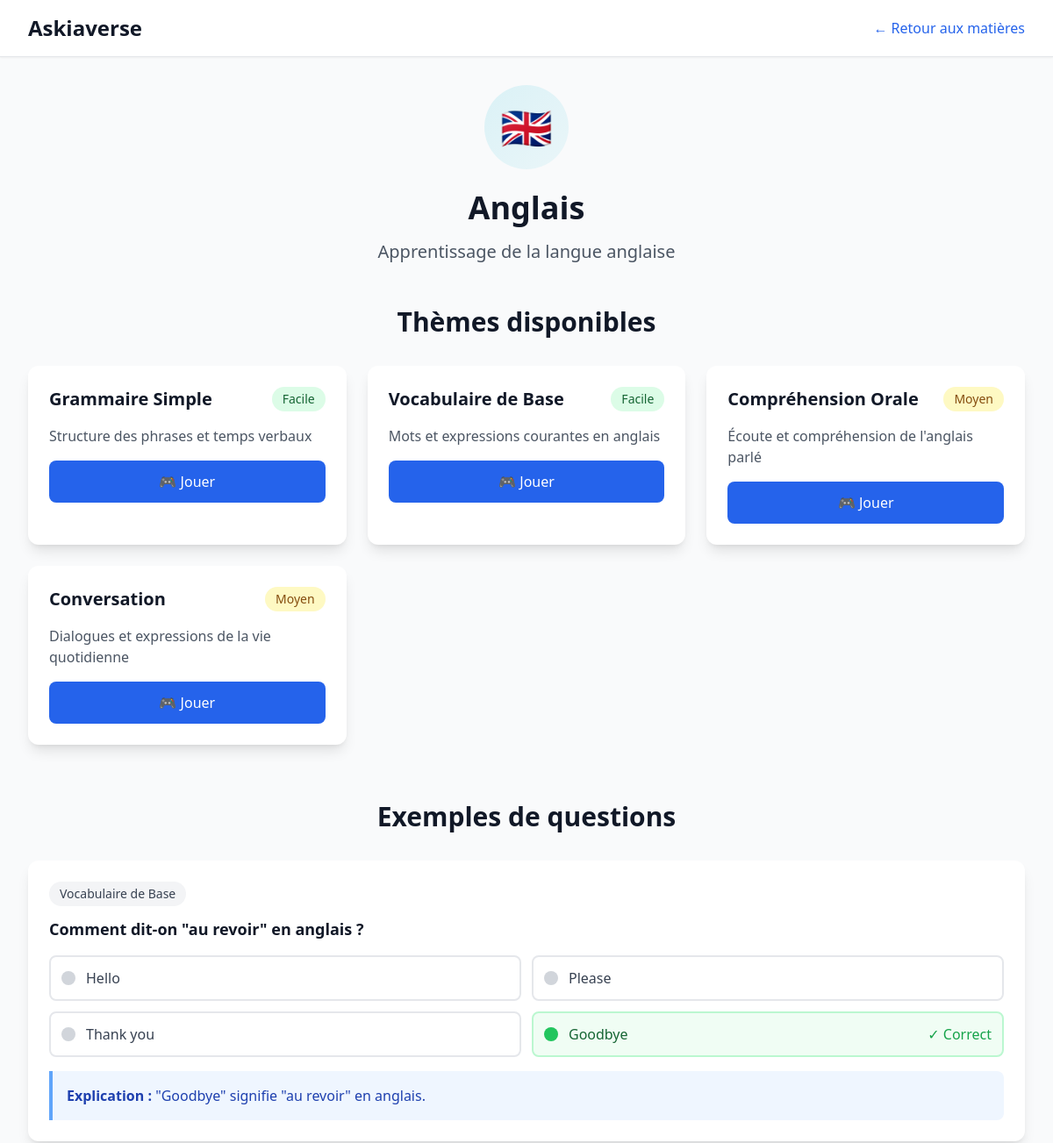
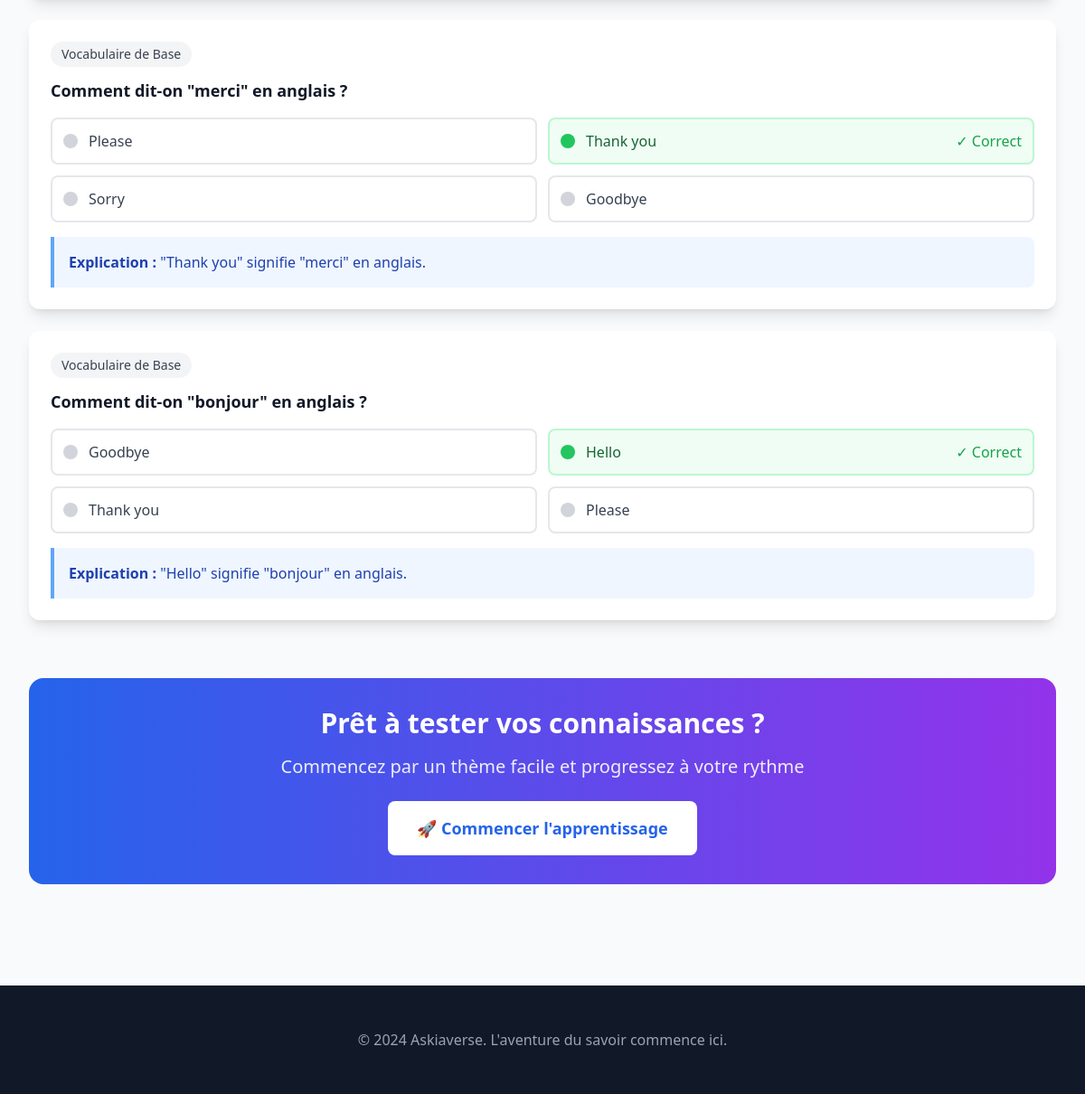
The app's page /simple-subject.php?id=6 with its own data (2 pictures, top to bottom).
### tables this page shows
CREATE TABLE IF NOT EXISTS `subjects` (
  `id` int(11) NOT NULL AUTO_INCREMENT,
  `name` varchar(100) NOT NULL,
  `description` text DEFAULT NULL,
  `icon` varchar(10) DEFAULT NULL,
  `color` varchar(7) DEFAULT NULL,
  `created_at` timestamp NULL DEFAULT CURRENT_TIMESTAMP,
  PRIMARY KEY (`id`),
  UNIQUE KEY `name` (`name`)
);

CREATE TABLE IF NOT EXISTS `themes` (
  `id` int(11) NOT NULL AUTO_INCREMENT,
  `name` varchar(100) NOT NULL,
  `description` text DEFAULT NULL,
  `subject_id` int(11) NOT NULL,
  `difficulty` enum('facile','moyen','difficile') DEFAULT 'facile',
  `created_at` timestamp NULL DEFAULT CURRENT_TIMESTAMP,
  PRIMARY KEY (`id`),
  KEY `subject_id` (`subject_id`),
  CONSTRAINT `themes_ibfk_1` FOREIGN KEY (`subject_id`) REFERENCES `subjects` (`id`) ON DELETE CASCADE
);

CREATE TABLE IF NOT EXISTS `questions` (
  `id` int(11) NOT NULL AUTO_INCREMENT,
  `question` text NOT NULL,
  `options` json NOT NULL,
  `correct_answer` int(11) NOT NULL,
  `explanation` text DEFAULT NULL,
  `theme_id` int(11) NOT NULL,
  `difficulty` enum('facile','moyen','difficile') DEFAULT 'facile',
  `points` int(11) DEFAULT 10,
  `created_at` timestamp NULL DEFAULT CURRENT_TIMESTAMP,
  PRIMARY KEY (`id`),
  KEY `theme_id` (`theme_id`),
  CONSTRAINT `questions_ibfk_1` FOREIGN KEY (`theme_id`) REFERENCES `themes` (`id`) ON DELETE CASCADE
);

### public/simple-subject.php (the view, shortened to what this page needs)
<?php
$subjectId = $_GET['id'] ?? 1;
try {
    $host = '127.0.0.1';
    $port = 3306;
    $dbname = 'askiaverse';
    $username = 'root';
    $password = '';
    $dsn = "mysql:host={$host};port={$port};dbname={$dbname};charset=utf8mb4";
    $options = [
        PDO::ATTR_ERRMODE            => PDO::ERRMODE_EXCEPTION,
        PDO::ATTR_DEFAULT_FETCH_MODE => PDO::FETCH_ASSOC,
        PDO::ATTR_EMULATE_PREPARES   => false,
    ];
    $pdo = new PDO($dsn, $username, $password, $options);
    $sql = "SELECT * FROM subjects WHERE id = ?";
    $stmt = $pdo->prepare($sql);
    $stmt->execute([$subjectId]);
    $subject = $stmt->fetch(PDO::FETCH_ASSOC);
    if (!$subject) {
        $error = "Matière non trouvée";
    } else {
        $sql = "SELECT * FROM themes WHERE subject_id = ? ORDER BY difficulty, name";
        $stmt = $pdo->prepare($sql);
        $stmt->execute([$subjectId]);
        $themes = $stmt->fetchAll(PDO::FETCH_ASSOC);
        $sql = "
            SELECT
                q.*,
                t.name as theme_name
            FROM questions q
            JOIN themes t ON q.theme_id = t.id
            WHERE t.subject_id = ?
            ORDER BY RAND()
            LIMIT 5
        ";
        $stmt = $pdo->prepare($sql);
        $stmt->execute([$subjectId]);
        $questions = $stmt->fetchAll(PDO::FETCH_ASSOC);
    }
} catch (Exception $e) {
    $error = $e->getMessage();
}
?>
<!DOCTYPE html>
<html lang="fr" class="h-full">
<head>
    <script src="https://cdn.tailwindcss.com"></script>
</head>
<body class="bg-gray-50">
    <header class="bg-white shadow-sm border-b">
        <div class="max-w-7xl mx-auto px-4 sm:px-6 lg:px-8">
            <div class="flex justify-between items-center py-4">
                <div class="flex items-center">
                    <?php if (isset($_SESSION['user_id'])): ?>
                        <a href="http://localhost:8000/user-dashboard.php" class="text-2xl font-bold text-gray-900 hover:text-blue-600">Askiaverse</a>
                    <?php else: ?>
                        <a href="http://localhost:8000/" class="text-2xl font-bold text-gray-900 hover:text-blue-600">Askiaverse</a>
                    <?php endif; ?>
                </div>
                <nav class="flex space-x-4">
                    <a href="http://localhost:8000/simple-subjects.php" class="text-blue-600 font-medium">← Retour aux matières</a>
                </nav>
            </div>
        </div>
    </header>
    <main class="max-w-7xl mx-auto px-4 sm:px-6 lg:px-8 py-8">
        <?php if (isset($error)): ?>
        <div class="bg-red-100 border border-red-400 text-red-700 px-4 py-3 rounded mb-6">
            <strong>Erreur:</strong> <?= htmlspecialchars($error) ?>
        </div>
        <?php elseif (isset($subject)): ?>
        <div class="text-center mb-12">
            <div class="inline-flex items-center justify-center w-24 h-24 rounded-full mb-6"
                 style="background: linear-gradient(135deg, <?= $subject['color'] ?>20, <?= $subject['color'] ?>10);">
                <span class="text-5xl"><?= $subject['icon'] ?></span>
            </div>
            <h1 class="text-4xl font-bold text-gray-900 mb-4"><?= htmlspecialchars($subject['name']) ?></h1>
            <p class="text-xl text-gray-600 max-w-3xl mx-auto"><?= htmlspecialchars($subject['description']) ?></p>
        </div>
        <div class="mb-16">
            <h2 class="text-3xl font-bold text-gray-900 mb-8 text-center">Thèmes disponibles</h2>
            <div class="grid grid-cols-1 md:grid-cols-2 lg:grid-cols-3 gap-6">
                <?php foreach ($themes as $theme): ?>
                <div class="bg-white rounded-xl shadow-lg p-6 hover:shadow-xl transition-shadow duration-300">
                    <div class="flex items-center justify-between mb-4">
                        <h3 class="text-xl font-bold text-gray-900"><?= htmlspecialchars($theme['name']) ?></h3>
                        <span class="px-3 py-1 rounded-full text-sm font-medium
                            <?= $theme['difficulty'] === 'facile' ? 'bg-green-100 text-green-800' :
                                ($theme['difficulty'] === 'moyen' ? 'bg-yellow-100 text-yellow-800' : 'bg-red-100 text-red-800') ?>">
                            <?= ucfirst($theme['difficulty']) ?>
                        </span>
                    </div>
                    <p class="text-gray-600 mb-4"><?= htmlspecialchars($theme['description']) ?></p>
                    <a href="http://localhost:8000/quiz.php?theme_id=<?= $theme['id'] ?>" class="w-full bg-blue-600 text-white px-4 py-3 rounded-lg hover:bg-blue-700 transition-colors duration-200 font-medium text-center block">
                        🎮 Jouer
                    </a>
                </div>
                <?php endforeach; ?>
            </div>
        </div>
        <?php if (!empty($questions)): ?>
        <div class="mb-16">
            <h2 class="text-3xl font-bold text-gray-900 mb-8 text-center">Exemples de questions</h2>
            <div class="space-y-6">
                <?php foreach ($questions as $question): ?>
                <div class="bg-white rounded-xl shadow-lg p-6">
                    <div class="mb-4">
                        <span class="inline-block bg-gray-100 text-gray-700 px-3 py-1 rounded-full text-sm font-medium mb-3">
                            <?= htmlspecialchars($question['theme_name']) ?>
                        </span>
                        <h3 class="text-lg font-semibold text-gray-900"><?= htmlspecialchars($question['question']) ?></h3>
                    </div>
                    <div class="grid grid-cols-1 md:grid-cols-2 gap-3 mb-4">
                        <?php
                        $options = json_decode($question['options'], true);
                        $correctAnswer = $question['correct_answer'];
                        foreach ($options as $index => $option):
                        ?>
                        <div class="flex items-center p-3 rounded-lg border-2
                            <?= $index === $correctAnswer ? 'border-green-200 bg-green-50' : 'border-gray-200 hover:border-gray-300' ?>">
                            <div class="w-4 h-4 rounded-full mr-3
                                <?= $index === $correctAnswer ? 'bg-green-500' : 'bg-gray-300' ?>"></div>
                            <span class="<?= $index === $correctAnswer ? 'text-green-800 font-medium' : 'text-gray-700' ?>">
                                <?= htmlspecialchars($option) ?>
                            </span>
                            <?php if ($index === $correctAnswer): ?>
                            <span class="ml-auto text-green-600 font-medium">✓ Correct</span>
                            <?php endif; ?>
                        </div>
                        <?php endforeach; ?>
                    </div>
                    <?php if ($question['explanation']): ?>
                    <div class="bg-blue-50 border-l-4 border-blue-400 p-4 rounded-r-lg">
                        <p class="text-blue-800">
                            <strong>Explication :</strong> <?= htmlspecialchars($question['explanation']) ?>
                        </p>
                    </div>
                    <?php endif; ?>
                </div>
                <?php endforeach; ?>
            </div>
        </div>
        <?php endif; ?>
        <div class="text-center">
            <div class="bg-gradient-to-r from-blue-600 to-purple-600 rounded-2xl p-8 text-white">
                <h2 class="text-3xl font-bold mb-4">Prêt à tester vos connaissances ?</h2>
                <p class="text-xl mb-6 opacity-90">
                    Commencez par un thème facile et progressez à votre rythme
                </p>
                <a href="http://localhost:8000/" class="bg-white text-blue-600 px-8 py-4 rounded-lg text-lg font-bold hover:bg-gray-100 transition-colors duration-200 inline-block">
                    🚀 Commencer l'apprentissage
                </a>
            </div>
        </div>
        <?php endif; ?>
    </main>
    <footer class="bg-gray-900 text-white py-12 mt-20">
        <div class="max-w-7xl mx-auto px-4 sm:px-6 lg:px-8 text-center">
            <p class="text-gray-400">
                © 2024 Askiaverse. L'aventure du savoir commence ici.
            </p>
        </div>
    </footer>
</body>
</html>

### records on screen
subjects: icon "🇬🇧", name "Anglais", description "Apprentissage de la langue anglaise"
themes: name "Grammaire Simple", difficulty "Facile", description "Structure des phrases et temps verbaux"
themes: name "Vocabulaire de Base", difficulty "Facile", description "Mots et expressions courantes en anglais"
themes: name "Compréhension Orale", difficulty "Moyen", description "Écoute et compréhension de l'anglais parlé"
themes: name "Conversation", difficulty "Moyen", description "Dialogues et expressions de la vie quotidienne"
questions: theme.name "Vocabulaire de Base", question "Comment dit-on \"au revoir\" en anglais ?", options "Hello", options "Please", options "Thank you", options "Goodbye", correct_answer "✓ Correct", explanation "\"Goodbye\" signifie \"au revoir\" en anglais."
questions: theme.name "Vocabulaire de Base", question "Comment dit-on \"merci\" en anglais ?", options "Please", options "Thank you", correct_answer "✓ Correct", options "Sorry", options "Goodbye", explanation "\"Thank you\" signifie \"merci\" en anglais."
questions: theme.name "Vocabulaire de Base", question "Comment dit-on \"bonjour\" en anglais ?", options "Goodbye", options "Hello", correct_answer "✓ Correct", options "Thank you", options "Please", explanation "\"Hello\" signifie \"bonjour\" en anglais."
